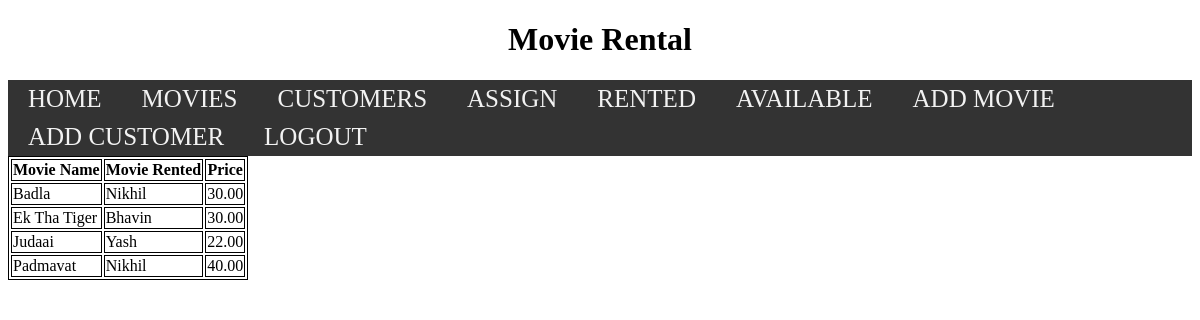
Page /movies/rented/ (signed in) on the committed database.
### Movies/models.py (models this page shows, shortened)
class Movies(models.Model):
    name = models.CharField(max_length=30)
    actor = models.CharField(max_length=30)
    year = models.IntegerField()
    genre = models.CharField(max_length=30)
    price = models.DecimalField(max_digits=10, decimal_places=2)
    rented = models.ForeignKey('Customer.Customer',on_delete=models.SET_NULL,null=True,blank=True)

### Customer/models.py (models this page shows)
class Customer(models.Model):
    name = models.CharField(max_length=30)
    age = models.IntegerField()
    city = models.CharField(max_length=30)
    zipcode = models.IntegerField()
    email = models.EmailField(null=True)
    def __str__(self):
        return self.name

### Movies/views.py (the view)
# urls.py: path('rented/',views.movies_rented, name="rentedmovie"),
@login_required(login_url="homepage")
def movies_rented(request, order_by='name'):
    rentedname = Movies.objects.filter(rented__isnull=False).order_by(order_by)
    return render(request, "rented.html", {
        "rentedname": rentedname
   })

### Templates/rented.html (shortened to what this page needs)
{% extends 'index.html' %}
{% block body %}
<table>
            <tr>
                <th>Movie Name</th>
                <th>Movie Rented</th>
                <th>Price</th>
            </tr>
            {% for r in rentedname %}
            <tr>
                <td>{{r.name}}</td>
                <td>{{r.rented}}</td>
                <td>{{r.price}}</td>
            </tr>
            {% endfor %}
</table>
{% endblock %}

### Templates/rented.html (style rules this page uses)
table,th,td,tr { border: 1px solid black; }

### rows in the picture
Movies: name "Badla", rented "Nikhil", price "30.00"
Movies: name "Ek Tha Tiger", rented "Bhavin", price "30.00"
Movies: name "Judaai", rented "Yash", price "22.00"
Movies: name "Padmavat", rented "Nikhil", price "40.00"
